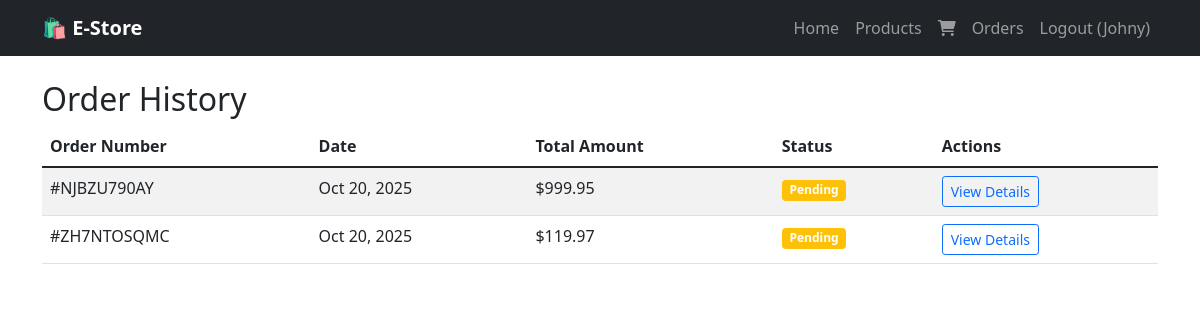
/orders/ (signed in), run on the app's committed database.
### store/models.py (models this page shows, shortened)
class Order(models.Model):
    STATUS_CHOICES = [
        ('pending', 'Pending'),
        ('processing', 'Processing'),
        ('shipped', 'Shipped'),
        ('delivered', 'Delivered'),
        ('cancelled', 'Cancelled'),
    ]
    user = models.ForeignKey(User, on_delete=models.CASCADE)
    order_number = models.CharField(max_length=20, unique=True)
    total_amount = models.DecimalField(max_digits=10, decimal_places=2)
    status = models.CharField(max_length=20, choices=STATUS_CHOICES, default='pending')
    shipping_address = models.TextField()
    created_at = models.DateTimeField(auto_now_add=True)
    updated_at = models.DateTimeField(auto_now=True)

### store/views.py (the view)
# urls.py: path('orders/', views.order_history, name='order_history'),
@login_required
def order_history(request):
    orders = Order.objects.filter(user=request.user).order_by('-created_at')
    return render(request, 'orders.html', {'orders': orders})

### store/context_processors.py (called while the page is built)
def cart_items_count(request):
    if request.user.is_authenticated:
        cart, created = Cart.objects.get_or_create(user=request.user)
        return {'cart_items_count': cart.items.count()}
    return {'cart_items_count': 0}

### templates/orders.html
{% extends 'base.html' %}
{% block content %}
<div class="row">
    <div class="col-12">
        <h2>Order History</h2>
        {% if orders %}
        <div class="table-responsive">
            <table class="table table-striped">
                <thead>
                    <tr>
                        <th>Order Number</th>
                        <th>Date</th>
                        <th>Total Amount</th>
                        <th>Status</th>
                        <th>Actions</th>
                    </tr>
                </thead>
                <tbody>
                    {% for order in orders %}
                    <tr>
                        <td>#{{ order.order_number }}</td>
                        <td>{{ order.created_at|date:"M d, Y" }}</td>
                        <td>${{ order.total_amount }}</td>
                        <td>
                            <span class="badge
                                {% if order.status == 'delivered' %}bg-success
                                {% elif order.status == 'pending' %}bg-warning
                                {% elif order.status == 'cancelled' %}bg-danger
                                {% else %}bg-info{% endif %}">
                                {{ order.get_status_display }}
                            </span>
                        </td>
                        <td>
                            <a href="{% url 'order_confirmation' order.id %}" class="btn btn-sm btn-outline-primary">View Details</a>
                        </td>
                    </tr>
                    {% endfor %}
                </tbody>
            </table>
        </div>
        {% else %}
        <div class="alert alert-info">
            You haven't placed any orders yet. <a href="{% url 'product_list' %}">Start shopping</a>!
        </div>
        {% endif %}
    </div>
</div>
{% endblock %}

### templates/base.html (shortened to what this page needs)
<!DOCTYPE html>
<html lang="en">
<head>
    <link href="https://cdn.jsdelivr.net/npm/bootstrap@5.1.3/dist/css/bootstrap.min.css" rel="stylesheet">
    <link rel="stylesheet" href="https://cdnjs.cloudflare.com/ajax/libs/font-awesome/6.0.0/css/all.min.css">
</head>
<body>
    <nav class="navbar navbar-expand-lg navbar-dark bg-dark">
        <div class="container">
            <a class="navbar-brand" href="{% url 'home' %}">🛍️ E-Store</a>
            <div class="navbar-nav ms-auto">
                <a class="nav-link" href="{% url 'home' %}">Home</a>
                <a class="nav-link" href="{% url 'product_list' %}">Products</a>
                {% if user.is_authenticated %}
                    <a class="nav-link position-relative" href="{% url 'cart' %}">
                        <i class="fas fa-shopping-cart"></i>
                    </a>
                    <a class="nav-link" href="{% url 'order_history' %}">Orders</a>
                    <a class="nav-link" href="{% url 'logout' %}">Logout ({{ user.username }})</a>
                {% else %}
                    <a class="nav-link" href="{% url 'login' %}">Login</a>
                    <a class="nav-link" href="{% url 'register' %}">Register</a>
                {% endif %}
            </div>
        </div>
    </nav>
    <div class="container mt-4">
        {% block content %}
        {% endblock %}
    </div>
</body>
</html>

### templates/base.html (style rules this page uses)
.navbar-brand { font-weight: bold; }

### data on the page
Order: order_number "NJBZU790AY", created_at "Oct 20, 2025", total_amount "999.95", status "Pending"
Order: order_number "ZH7NTOSQMC", created_at "Oct 20, 2025", total_amount "119.97", status "Pending"

### other printed values
{{ user.username }} "Johny"
